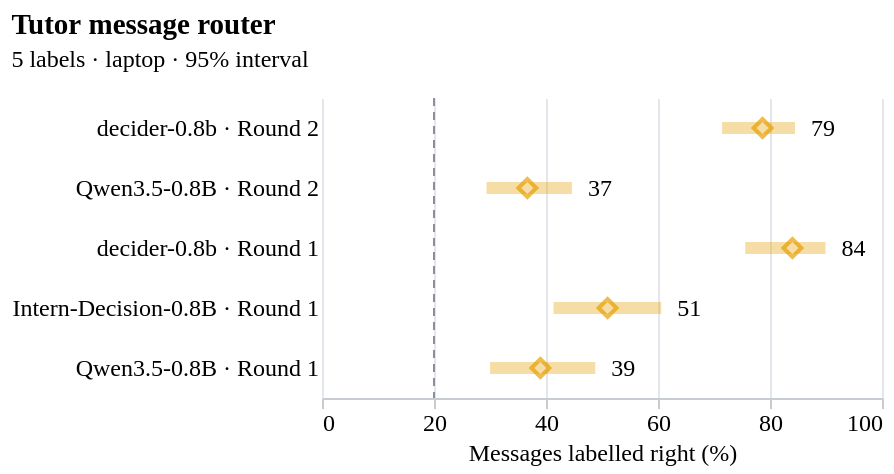

Vega-Lite specification stored for this chart:
### Vega-Lite specification from a JSON file in a GitHub repository (floating-point values rounded to 4 significant figures)
{"config": {"font": "Atkinson Hyperlegible", "background": null, "view": {"stroke": null}, "axis": {"labelFontSize": 12, "titleFontSize": 12, "titleFontWeight": "normal", "gridColor": "#e3e6ea", "domainColor": "#c7ccd2", "tickColor": "#c7ccd2"}, "title": {"fontSize": 14.5, "fontWeight": 700, "subtitleFontSize": 12, "subtitlePadding": 4, "offset": 12, "font": "Atkinson Hyperlegible", "subtitleFont": "Atkinson Hyperlegible"}, "legend": {"labelFontSize": 12}}, "layer": [{"data": {"name": "data-b33b21ca443eccbbc2c58b65eff1cec7"}, "mark": {"type": "rule", "color": "#8a8f98", "strokeDash": [4, 3]}, "encoding": {"x": {"field": "x", "type": "quantitative"}}}, {"data": {"name": "data-9a77c5dca6ca4db8ab16633c62c6f384"}, "mark": {"type": "rule", "color": "#e69f00", "opacity": 0.35, "strokeWidth": 6}, "encoding": {"x": {"field": "lo", "type": "quantitative"}, "x2": {"field": "hi"}, "y": {"axis": {"domain": false, "labelLimit": 240, "ticks": false}, "field": "row", "sort": ["decider-0.8b · Round 2", "Qwen3.5-0.8B · Round 2", "decider-0.8b · Round 1", "Intern-Decision-0.8B · Round 1", "Qwen3.5-0.8B · Round 1"], "title": null, "type": "nominal"}}}, {"data": {"name": "data-9a77c5dca6ca4db8ab16633c62c6f384"}, "mark": {"type": "point", "color": "#e69f00", "shape": "diamond", "size": 80, "strokeWidth": 2}, "encoding": {"tooltip": [{"field": "model", "type": "nominal"}, {"field": "round", "type": "nominal"}, {"field": "right", "type": "quantitative"}, {"field": "n", "type": "quantitative"}, {"field": "acc", "format": ".1f", "type": "quantitative"}], "x": {"field": "acc", "scale": {"domain": [0, 100]}, "title": "Messages labelled right (%)", "type": "quantitative"}, "y": {"axis": {"domain": false, "labelLimit": 240, "ticks": false}, "field": "row", "sort": ["decider-0.8b · Round 2", "Qwen3.5-0.8B · Round 2", "decider-0.8b · Round 1", "Intern-Decision-0.8B · Round 1", "Qwen3.5-0.8B · Round 1"], "title": null, "type": "nominal"}}}, {"data": {"name": "data-9a77c5dca6ca4db8ab16633c62c6f384"}, "mark": {"type": "text", "align": "left", "dx": 8, "fontSize": 12}, "encoding": {"text": {"field": "acc", "format": ".0f", "type": "quantitative"}, "x": {"field": "hi", "type": "quantitative"}, "y": {"axis": {"domain": false, "labelLimit": 240, "ticks": false}, "field": "row", "sort": ["decider-0.8b · Round 2", "Qwen3.5-0.8B · Round 2", "decider-0.8b · Round 1", "Intern-Decision-0.8B · Round 1", "Qwen3.5-0.8B · Round 1"], "title": null, "type": "nominal"}}}], "height": {"step": 30}, "title": {"text": "Tutor message router", "anchor": "start", "subtitle": "5 labels · laptop · 95% interval"}, "width": 280, "$schema": "https://vega.github.io/schema/vega-lite/v5.20.1.json", "datasets": {"data-b33b21ca443eccbbc2c58b65eff1cec7": [{"x": 20.0}], "data-9a77c5dca6ca4db8ab16633c62c6f384": [{"model": "decider-0.8b", "round": "Round 2 (150 new messages)", "n": 150, "right": 118, "acc": 78.67, "lo": 71.44, "hi": 84.46, "row": "decider-0.8b · Round 2"}, {"model": "Qwen3.5-0.8B", "round": "Round 2 (150 new messages)", "n": 150, "right": 55, "acc": 36.67, "lo": 29.38, "hi": 44.62, "row": "Qwen3.5-0.8B · Round 2"}, {"model": "decider-0.8b", "round": "Round 1 (100 messages)", "n": 100, "right": 84, "acc": 84.0, "lo": 75.58, "hi": 89.9, "row": "decider-0.8b · Round 1"}, {"model": "Intern-Decision-0.8B", "round": "Round 1 (100 messages)", "n": 100, "right": 51, "acc": 51.0, "lo": 41.35, "hi": 60.58, "row": "Intern-Decision-0.8B · Round 1"}, {"model": "Qwen3.5-0.8B", "round": "Round 1 (100 messages)", "n": 100, "right": 39, "acc": 39.0, "lo": 30.02, "hi": 48.8, "row": "Qwen3.5-0.8B · Round 1"}]}}
